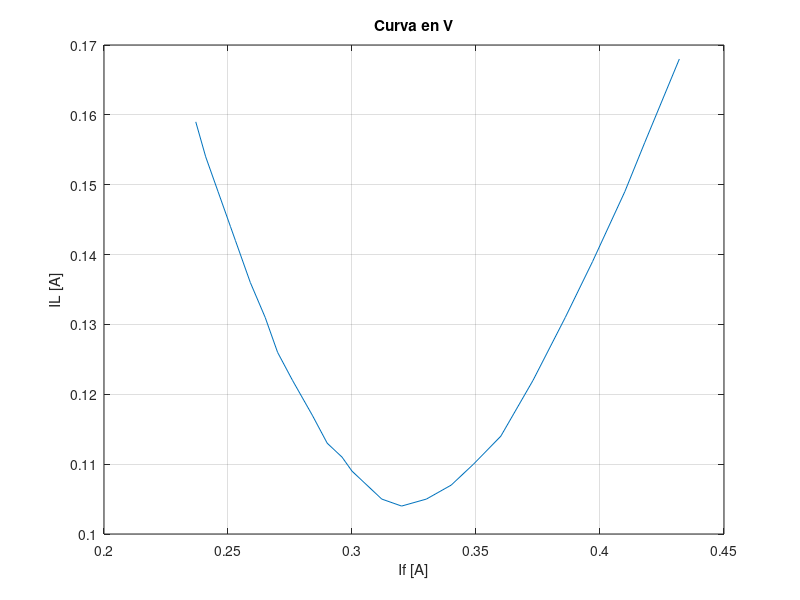

Here is the MATLAB script that generated this plot:
clear
close all
load('datos_1.mat')
plot(IF,Q)
ylabel('Q [VAR]');
grid
xlabel('If [A]')
title ('Curva generación de potencia reactiva')

plot(IF,IL_1);
ylabel('IL [A]');
xlabel('If [A]')
title ('Curva en V')
grid